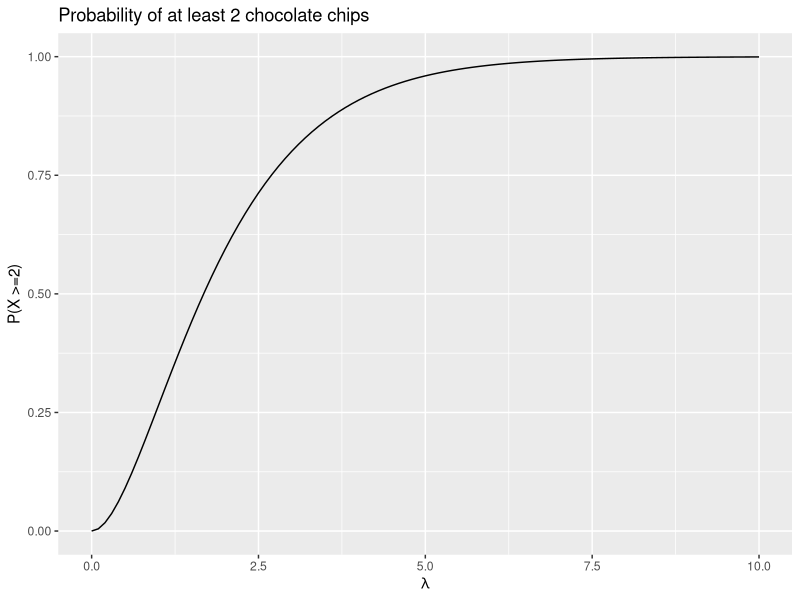
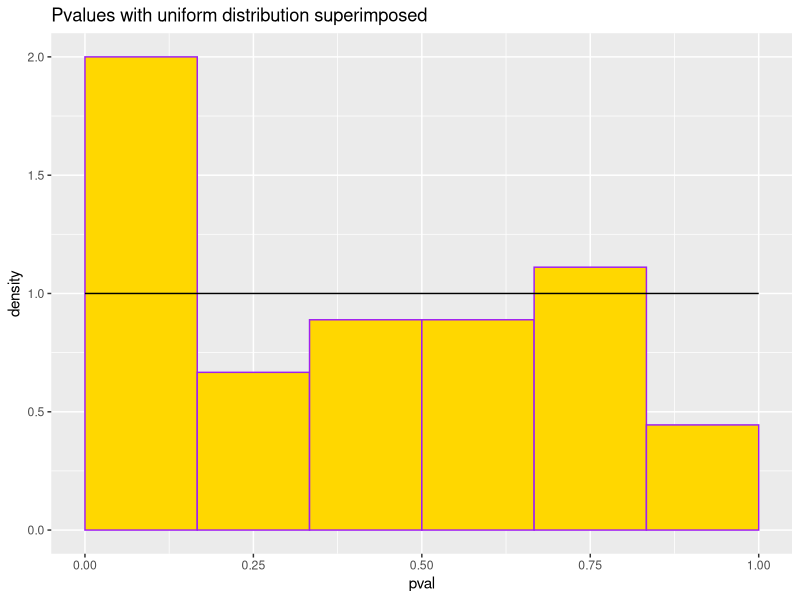

Reproduce these figures in R, in order.
## ---- chunk 1
knitr::opts_chunk$set(echo = TRUE)
library(tidyverse)
## ---- chunk 2
ggplot() + 
  geom_function( 
    fun = function(x) {1 - exp(-x) - x*exp(-x)},
    xlim=c(0,10)  #by 10 the function is pretty stable
    )+
  labs(
    x = expression(lambda),
    y = "P(X >=2)",
    title = "Probability of at least 2 chocolate chips "
  )


## ---- chunk 3
#The function uniroot searches the interval from lower to upper
#for a root of the function. Type ?uniroot for more information.

#to find x so that x(x^2-1)+0.5=0 in the range -2, 2
##use the following code

uniroot(f = function(x){ 1 - exp(-x) - x*exp(-x)} - 0.99, lower=0, upper=10)  

## ---- chunk 4
pvalue_df <- data.frame( 
  pval = c(0.01, 0.01, 0.02, 0.04, 0.04, 0.05, 0.07, 0.07, 0.10, 0.19, 0.24, 0.27, 0.34,
0.37, 0.44, 0.50, 0.53, 0.54, 0.55, 0.61, 0.70, 0.77, 0.80, 0.80, 0.82, 0.94, 0.99)
)
## ---- chunk 5

ggplot(data = pvalue_df) +
  geom_histogram( 
       mapping = aes(x = pval, y = ..density..),
       bins = 6, #sturges: num of bins = log2(27) + 1 approx 6 
       color = "purple",
       fill = "gold",
       breaks = seq(0,1,1/6)) +
  geom_function(fun = dunif,
                args=list(min = 0, max = 1),
                xlim=c(0,1) ) +
  labs(
    title = "Pvalues with uniform distribution superimposed"
  )
